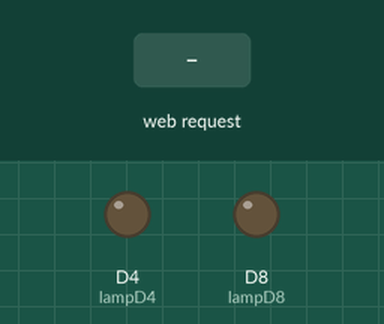
A sketch run on a simulated ESP8266 (NodeMCU). Shown: output pins drawn as LEDs (lit = HIGH). The inputs (shaded band) are chosen by the test bench. WiFi joins after 1.5 s; servers stay silent unless stated; what the sketch prints to the serial monitor is not drawn.

Above: at 3.2 s.
3.3 s: HTTP request GET /off?lamp=D4 received
At 3.8 s:
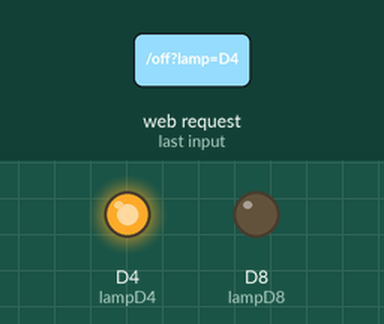
4.8 s: HTTP request GET /off?lamp=D8 received
At 6.0 s:
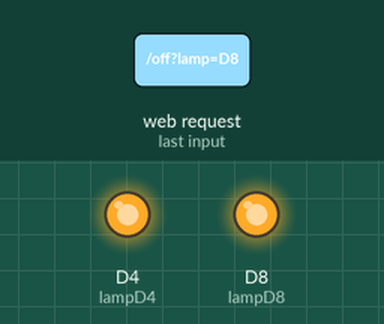
6.3 s: HTTP request GET /on?lamp=D4 received
At 7.3 s:
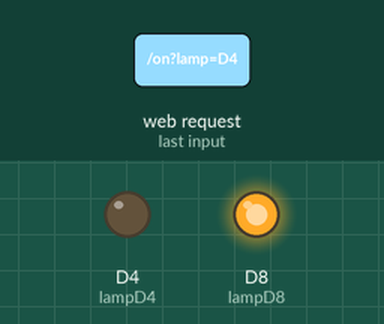
7.8 s: HTTP request GET /on?lamp=D8 received
At 8.4 s:
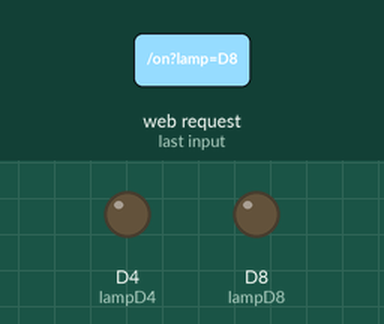
Timing chart, 0 to 10.3 s (numbered marks = the images above; inputs shaded):
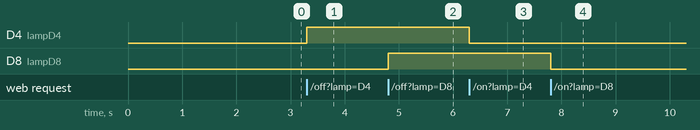

Measured:
- after the input at 3.3 s, D4 (lampD4): LOW → HIGH at once
- after the input at 4.8 s, D8 (lampD8): LOW → HIGH at once
- after the input at 6.3 s, D4 (lampD4): HIGH → LOW at once
- after the input at 7.8 s, D8 (lampD8): HIGH → LOW at once

The sketch:

WebServerEsp2.ino
```cpp
#include <ESP8266WiFi.h>
#include <ESP8266WebServer.h>

const char* ssid = "CLARO_2GFF44C2";
const char* password = "B8FF44C2";

//Define static IP
IPAddress localIp(192, 168, 0, 10);
IPAddress gateway(192, 168, 0, 1);
IPAddress subnet(255, 255, 0, 0);

ESP8266WebServer server(80);

//Define consts
int lampD4 = D4;
int lampD8 = D8;

void handleRoot() {
  //HomePage
  String response = "<h1>Bonsoir</h1><p>| Use 'on?lamp=D4' or 'off?lamp=D4' to request |<br>| you can use lamp 'D4' and 'D8' |</p>";
  server.send(200, "text/html", response);
}

void handleOn() {
  //turn on
  String lamp = server.arg("lamp");
  String response;

  if (lamp == "D4") {
    digitalWrite(lampD4, LOW);
    response = "<h1>D4_on</h1>";
  } else if (lamp == "D8") {
    digitalWrite(lampD8, LOW);
    response = "<h1>D8_on</h1>";
  } else {
    response = "<h1>Invalid</h1>";
  }

  server.send(200, "text/html", response);
}

void handleOff() {
  //turn off
  String lamp = server.arg("lamp");
  String response;

  if (lamp == "D4") {
    digitalWrite(lampD4, HIGH);
    response = "<h1>D4_off</h1>";
  } else if (lamp == "D8") {
    digitalWrite(lampD8, HIGH);
    response = "<h1>D8_off</h1>";
  } else {
    response = "<h1>Invalid</h1>";
  }

  server.send(200, "text/html", response);
}
///////////////////

void setup() {
  Serial.begin(115200); //bits per second
  pinMode(lampD4, OUTPUT);
  pinMode(lampD8, OUTPUT);
  digitalWrite(lampD4, LOW);
  digitalWrite(lampD8, LOW);
  WiFi.config(localIp, gateway, subnet);//
  WiFi.begin(ssid, password);
  while (WiFi.status() != WL_CONNECTED) {
    delay(1000);
    Serial.println("Connecting to WiFi...");
  }


  Serial.println("Connected to WiFi");
  Serial.print("IP address: ");
  Serial.println(WiFi.localIP());

  server.on("/", handleRoot);
  server.on("/on", handleOn);
  server.on("/off", handleOff);
  server.begin();

  Serial.println("Web server started");

}

void loop() {
  server.handleClient();
}


/*

// Método de comunicação via serial que também pode ser utilizado para conectar a aplicação windows forms do CSharp

    void Lampada()
    {
      if(digitalRead(lampPin), == HIGH)
      {
        digitalWrite(lampPin, LOW);
      }
      else
      {
        digitalWrite(lampPin, HIGH);
      }
    }
  void loop(){

    if(Serial.available()) // Se a comunicação Serial estive disponível..
    {
      char op = Serial.read(); // Leia a op (Opção) da Serial.

      if (op == '1')
      {
        Lampada();
      }
    }
  }
*/
```
